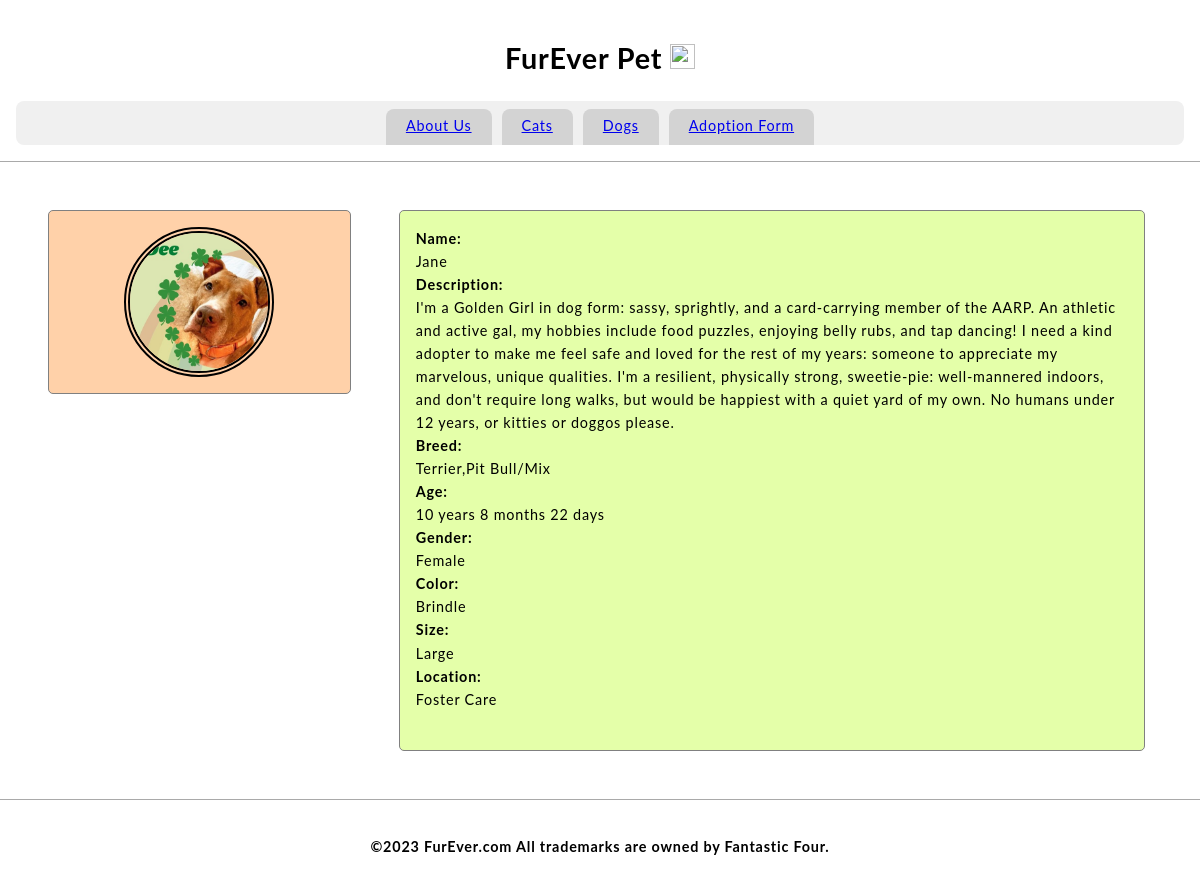
The app's page /dog_42904054 with its own data.
### tables this page shows
CREATE TABLE Dog(id int, name varchar(45), description varchar(1000), breed varchar(20), age varchar(50), gender varchar(10),color varchar(10),size varchar(10), location varchar(10), primary key (id));

### Furever.py (the view)
@app.route('/dog_42904054')
def dog_429():
    c.execute("select name from Dog")
    myresult = c.fetchall()
    name =  myresult[1][0]
    c.execute("select description from Dog")
    myresult2 = c.fetchall()
    description =  myresult2[1][0]
    c.execute("select breed from Dog")
    myresult3 = c.fetchall()
    breed = myresult3[1][0]
    c.execute("select age from Dog")
    myresult4 = c.fetchall()
    age = myresult4[1][0]
    c.execute("select gender from Dog")
    myresult5 = c.fetchall()
    gender = myresult5[1][0]
    c.execute("select color from Dog")
    myresult6 = c.fetchall()
    color = myresult6[1][0]
    c.execute("select size from Dog")
    myresult7 = c.fetchall()
    size = myresult7[1][0]
    c.execute("select location from Dog")
    myresult8 = c.fetchall()
    location = myresult8[1][0]
    return render_template('dog_42904054.html',name=name, description=description, breed=breed, age=age, gender=gender, color=color,size=size, location=location)

### prefix.py (called while the page is built)
    def __call__(self, environ, start_response):
        return self.app(environ, start_response)

### templates/dog_42904054.html (shortened to what this page needs)
<!DOCTYPE>
<html>
    <head>
        <link href="static/style.css" type="text/css" rel="stylesheet"/>
    </head>
    <body>
        <header>
            <h1 class="title">FurEver Pet <img src="static/logo.png" width=25px height=25px/></h1>
            <nav>
                <a class="nav-anchor" href="aboutus">About Us</a>
                <a class="nav-anchor" href="cats">Cats</a>
                <a class="nav-anchor" href="dogs">Dogs</a>
                <a class="nav-anchor" href="adoptionform">Adoption Form</a>
            </nav>
        </header>
        <main>
            <aside>
                <div class="aside-div">
                    <img src="42904054.jpg"/ width= 150px height = 150px>
                </div>
            </aside>
            <section>
                <article class="article-div">
                          <b>Name:</b>
                    <br>
                    {{name}}
                    <br>
                    <b>Description:</b>
                    <br>
                    {{description}}
                    <br>
                    <b>Breed:</b>
                    <br>
                    {{breed}}
                    <br>
                    <b>Age:</b>
                    <br>
                    {{age}}
                    <br>
                    <b>Gender:</b>
                    <br>
                    {{gender}}
                    <br>
                    <b>Color:</b>
                    <br>
                    {{color}}
                    <br>
                    <b>Size:</b>
                    <br>
                    {{size}}
                    <br>
                    <b>Location:</b>
                    <br>
                    {{location}}
                    <br>
                    <br>
                </article>
            </section>
        </main>
        <footer>
            <h4 class="title">©2023 FurEver.com All trademarks are owned by Fantastic Four.</h4>
        </footer>
    </body>
</html>

### static/style.css (style rules this page uses)
* { box-sizing: border-box; }
body { height: 100vh; width: 100vw; display: flex; flex-direction: column; font-family: 'Lato', sans-serif; margin: 0; font-size: 0.9rem; line-height: 1.6; letter-spacing: 0.05rem; }
header { justify-content: center; background-color: #C2CADO; padding: 1rem; }
.title { text-align: center; background-color: white; }
nav { background-color: #F0F0F0; display: flex; justify-content: center; border-radius: 0.5rem; padding-top: 0.5rem; }
nav a { cursor:pointer; background-color:lightgray; margin: 0 5px; padding:5px 20px; border-bottom: 0.2rem solid lightgray; border-top-left-radius: 0.5rem; border-top-right-radius: 0.5rem; }
main { padding: 1rem; background-color: white; overflow-y: auto; display: flex; #flex-direction: column; justify-content: center; align-items: start; border-top:solid 1px darkgray; border-bottom:solid 1px darkgray; }
aside { width: 30vw; display: flex; flex-direction: column; justify-content: space-evenly; padding: 1rem; }
.aside-div { background-color: #FFD1A9; min-height: 150px; margin: 1rem; width: 95%; overflow-y: auto; padding:1rem; border-radius:5px; border:1px solid gray; display: flex; justify-content: center; align-items: center; }
.aside-div img { border-radius: 75px; border: 6px double; }
section { width: 70vw; display: flex; flex-direction: column; justify-content: space-evenly; padding: 1rem; }
.article-div { background-color: #E4FFA9; min-height: 150px; margin: 1rem; width: 95%; overflow-y: auto; padding:1rem; border-radius:5px; border:1px solid gray; }
footer { #position: fixed; #bottom: 0; background-color: white; justify-content: center; padding: 1rem; width: 100%; }

### records on screen
Dog: name "Jane", description "I'm a Golden Girl in dog form: sassy, sprightly, and a card-carrying member of the AARP. An athletic and active gal, my hobbies include food puzzles, enjoying belly rubs, and tap dancing! I need a kind adopter to make me feel safe and loved for the rest of my years: someone to appreciate my marvelous, unique qualities. I'm a resilient, physically strong, sweetie-pie: well-mannered indoors, and don't require long walks, but would be happiest with a quiet yard of my own. No humans under 12 years, or kitties or doggos please.", breed "Terrier,Pit Bull/Mix", age "10 years 8 months 22 days", gender "Female", color "Brindle", size "Large", location "Foster Care"
